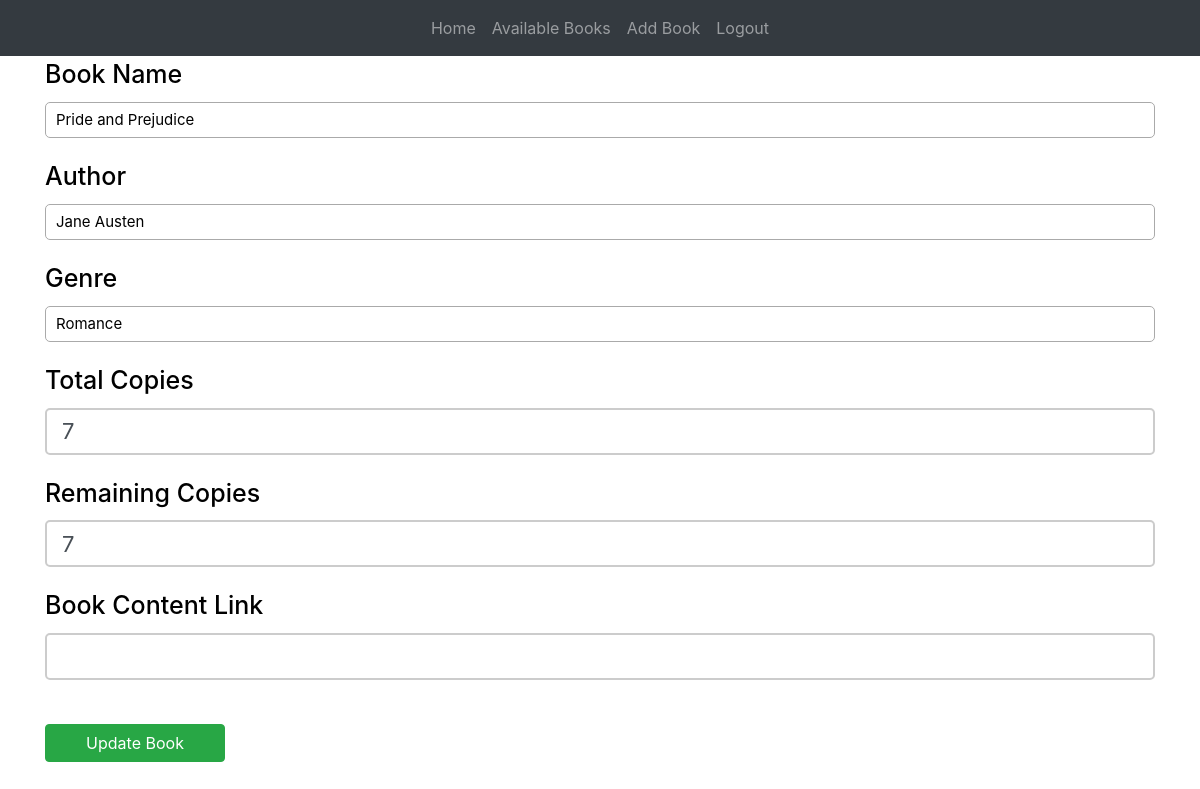
Screenshot of /edit-book/11 (signed in) with the database file from the repository.
### website/models.py (models this page shows)
class Book(db.Model):
    id = db.Column(db.Integer, primary_key=True)  # a reference ID
    name = db.Column(db.String(150), nullable=False)  # a title
    author = db.Column(db.String(150), nullable=False)  # an author
    genre = db.Column(db.String(50), nullable=True)  # genre (optional)
    copies = db.Column(db.Integer, nullable=False)  # number of total copies
    remaining_copies = db.Column(db.Integer, nullable=False)  # number of remaining copies
    content_link = db.Column(db.String(500), nullable=True)  # link to access the book (optional)
    borrowed_books = db.relationship('BorrowedBook', backref='book')# relationship to track borrow records for this book

### website/views.py (the view, shortened to what this page needs)
@views.route('/edit-book/<int:book_id>', methods=['GET', 'POST'])
@login_required
def edit_book(book_id):
    if not current_user.is_admin:
        flash("You do not have permission to access this page.", category='error')
        return redirect(url_for('views.home'))
    book = Book.query.get(book_id)
    if not book:
        flash("Book not found.", category='error')
        return redirect(url_for('views.book_list'))
    return render_template('edit_book.html', book=book)

### website/templates/edit_book.html (shortened to what this page needs)
{% extends "base.html" %}
{% block content %}
<h1>Edit Book</h1>
<form method="POST">
    <div class="form-group">
        <label for="name">Book Name</label>
        <input
            type="text"
            id="name"
            name="name"
            class="form-control"
            value="{{ book.name }}"
            required
        />
    </div>
    <div class="form-group">
        <label for="author">Author</label>
        <input
            type="text"
            id="author"
            name="author"
            class="form-control"
            value="{{ book.author }}"
            required
        />
    </div>
    <div class="form-group">
        <label for="genre">Genre</label>
        <input
            type="text"
            id="genre"
            name="genre"
            class="form-control"
            value="{{ book.genre }}"
        />
    </div>
    <div class="form-group">
        <label for="copies">Total Copies</label>
        <input
            type="number"
            id="copies"
            name="copies"
            class="form-control"
            value="{{ book.copies }}"
            required
        />
    </div>
    <div class="form-group">
        <label for="remaining_copies">Remaining Copies</label>
        <input
            type="number"
            id="remaining_copies"
            name="remaining_copies"
            class="form-control"
            value="{{ book.remaining_copies }}"
            required
        />
    </div>
    <div class="form-group">
        <label for="content_link">Book Content Link</label>
        <input
            type="url"
            id="content_link"
            name="content_link"
            class="form-control"
            value="{{ book.content_link }}"
        />
    </div>
    <br />
    <button type="submit" class="btn btn-success">Update Book</button>
</form>
{% endblock %}

### website/static/styles.css (style rules this page uses)
body { height: 100vh; margin: 0; }
.form-group { color: #ddd; }
.form-control { width: 100%; padding: 15px; font-size: 22px; border: 2px solid #ccc; border-radius: 5px; margin-bottom: 20px; }
input[type="email"], input[type="password"], input[type="text"], textarea { font-size: 15px; color: #000000; background-color: #ffffff; border: 1px solid #aaa; width: 100%; box-sizing: border-box; padding: 10px; }
label { font-size: 25px; font-weight:500; color: #000000; text-shadow: none; }

### website/templates/base.html (style rules this page uses)
button { font-family: inherit; font-size: 20px; background: royalblue; color: white; padding: 0.9em 1.5em; display: flex; align-items: center; justify-content: center; border: none; border-radius: 16px; overflow: hidden; transition: all 0.2s; cursor: pointer; position: relative; width: 180px; }

### rows the page displays
Book: name "Pride and Prejudice", author "Jane Austen", genre "Romance", copies "7", remaining_copies "7"
